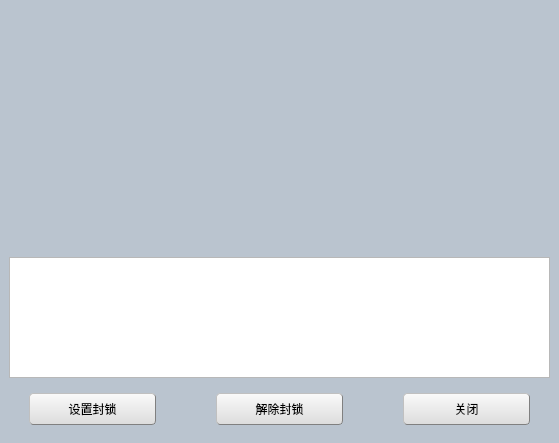
<?xml version="1.0" encoding="UTF-8"?>
<ui version="4.0">
 <class>BlockingDevDialog</class>
 <widget class="QDialog" name="BlockingDevDialog">
  <property name="geometry">
   <rect>
    <x>0</x>
    <y>0</y>
    <width>559</width>
    <height>443</height>
   </rect>
  </property>
  <property name="windowTitle">
   <string>Dialog</string>
  </property>
  <property name="styleSheet">
   <string notr="true">QDialog{
	background-color: rgb(186, 196, 207);
}

QWidget#widget_3{
	background-color: rgb(255, 255, 255);
}

QPushButton{background-color: rgb(240, 240, 240);}
QPushButton{border:1px groove gray;border-radius:4px;padding:2px 4px;border-style:outset;}
QPushButton:hover{background-color: rgb(229, 241, 251);color:black}
QPushButton:pressed{background-color: rgb(204, 228, 247);border-style:inset}
QPushButton{background-color: qlineargradient(spread:pad, x1:0, y1:1, x2:0, y2:0, stop:0 rgba(220, 220, 220, 255), stop:1 rgba(250, 250, 250, 255));}


QScrollBar:vertical {
 	width: 16px;
}

QScrollBar::handle:vertical {
	background-color: rgba(160, 160, 160, 240);
	min-height: 24px;
	border-radius:1px; 
	margin: 10px 7px 10px 7px;
}

QScrollBar::handle:vertical:hover,
QScrollBar::handle:vertical:pressed {
	background-color: rgba(160, 160, 160, 240);
	min-height: 24px;
 	border-radius: 3px;
	margin: 10px 5px 10px 5px;
}

QScrollBar::sub-page:vertical {
      background-color: rgb(240, 240, 240);
}

QScrollBar::add-page:vertical {
      background-color: rgb(240, 240, 240);
}

QScrollBar::sub-line:vertical {
      border: none;
}

QScrollBar::add-line:vertical {
      border: none;
}


QScrollBar:horizontal {
 	height: 16px;
}

QScrollBar::handle:horizontal {
	background-color: rgba(160, 160, 160, 240);
	border-radius:1px; 
	margin: 7px 10px 7px 10px;
}

QScrollBar::handle:horizontal:hover,
QScrollBar::handle:horizontal:pressed {
	background-color: rgba(160, 160, 160, 240);
 	border-radius: 3px;
	margin: 5px 10px 5px 10px;
}

QScrollBar::sub-page:horizontal {
      background-color: rgb(240, 240, 240);
}

QScrollBar::add-page:horizontal {
      background-color: rgb(240, 240, 240);
}

QScrollBar::sub-line:horizontal  {
      border: none;
}

QScrollBar::add-line:horizontal  {
      border: none;
}</string>
  </property>
  <layout class="QVBoxLayout" name="verticalLayout" stretch="2,1,0">
   <property name="spacing">
    <number>6</number>
   </property>
   <property name="leftMargin">
    <number>9</number>
   </property>
   <property name="topMargin">
    <number>9</number>
   </property>
   <property name="rightMargin">
    <number>9</number>
   </property>
   <property name="bottomMargin">
    <number>9</number>
   </property>
   <item>
    <widget class="QWidget" name="widget" native="true">
     <property name="styleSheet">
      <string notr="true"/>
     </property>
    </widget>
   </item>
   <item>
    <widget class="QWidget" name="widget_3" native="true">
     <layout class="QVBoxLayout" name="verticalLayout_2">
      <property name="spacing">
       <number>0</number>
      </property>
      <property name="leftMargin">
       <number>0</number>
      </property>
      <property name="topMargin">
       <number>0</number>
      </property>
      <property name="rightMargin">
       <number>0</number>
      </property>
      <property name="bottomMargin">
       <number>0</number>
      </property>
      <item>
       <widget class="QTextBrowser" name="textBrowser">
        <property name="mouseTracking">
         <bool>false</bool>
        </property>
        <property name="focusPolicy">
         <enum>Qt::NoFocus</enum>
        </property>
       </widget>
      </item>
     </layout>
    </widget>
   </item>
   <item>
    <widget class="QWidget" name="widget_2" native="true">
     <property name="minimumSize">
      <size>
       <width>0</width>
       <height>50</height>
      </size>
     </property>
     <layout class="QHBoxLayout" name="horizontalLayout">
      <property name="spacing">
       <number>60</number>
      </property>
      <property name="leftMargin">
       <number>20</number>
      </property>
      <property name="rightMargin">
       <number>20</number>
      </property>
      <item>
       <widget class="QPushButton" name="pushButton">
        <property name="minimumSize">
         <size>
          <width>0</width>
          <height>32</height>
         </size>
        </property>
        <property name="text">
         <string>设置封锁</string>
        </property>
       </widget>
      </item>
      <item>
       <widget class="QPushButton" name="pushButton_2">
        <property name="minimumSize">
         <size>
          <width>0</width>
          <height>32</height>
         </size>
        </property>
        <property name="text">
         <string>解除封锁</string>
        </property>
       </widget>
      </item>
      <item>
       <widget class="QPushButton" name="pushButton_4">
        <property name="minimumSize">
         <size>
          <width>0</width>
          <height>32</height>
         </size>
        </property>
        <property name="text">
         <string>关闭</string>
        </property>
       </widget>
      </item>
     </layout>
    </widget>
   </item>
  </layout>
 </widget>
 <resources/>
 <connections/>
</ui>
